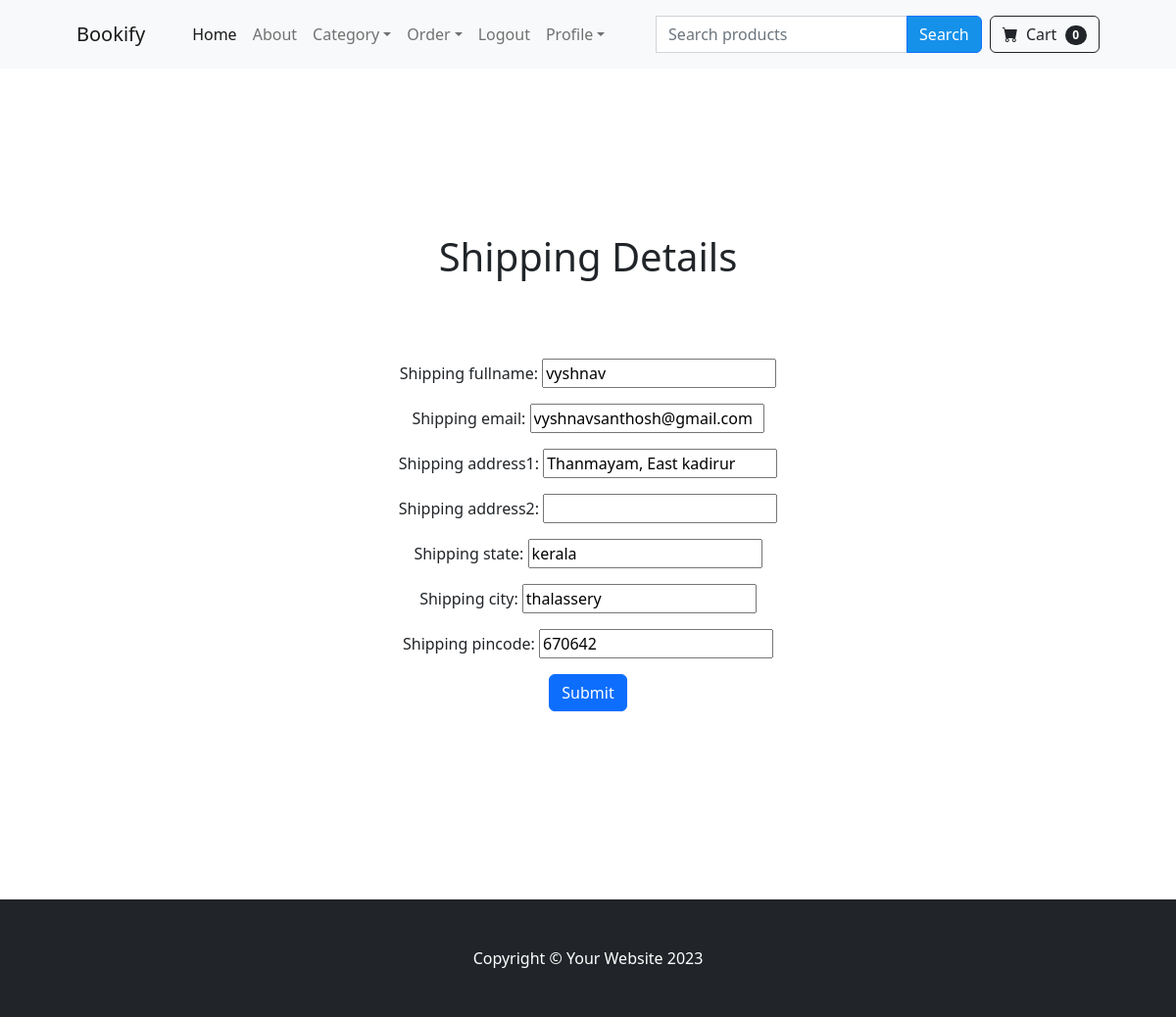
Screenshot of /payment/shipping_details/ (signed in) with the database file from the repository.
### payment/models.py (models this page shows, shortened)
class ShippingAddress(models.Model):
    user = models.ForeignKey(User, on_delete=models.CASCADE)
    shipping_fullname = models.CharField(max_length=100)
    shipping_email = models.CharField(max_length=100)
    shipping_address1 = models.CharField(max_length=100)
    shipping_address2 = models.CharField(max_length=100, null=True, blank=True)
    shipping_state = models.CharField(max_length=50)
    shipping_city = models.CharField(max_length=50)
    shipping_pincode = models.CharField(max_length=50)

### payment/views.py (the view, shortened to what this page needs)
# urls.py: path('shipping_details/', views.shipping_details , name = 'shipping_details'),
def shipping_details(request):
    if request.user.is_authenticated:
        try:
            shipping_user = ShippingAddress.objects.get(user__id=request.user.id)
            form = ShippingForm(request.POST or None, instance=shipping_user)
        except ShippingAddress.DoesNotExist:
            form = ShippingForm(request.POST or None)  # Create a new form if no address exists
            messages.warning(request, 'No shipping address found. Please fill out the form.')
    else:
        form = ShippingForm()
    return render(request, 'payment/shipping_details.html', {'form': form})

### payment/forms.py
class ShippingForm(forms.ModelForm):
    shipping_fullname = forms.CharField(required=False)
    shipping_email = forms.CharField(required=False)
    shipping_address1 = forms.CharField(required=False)
    shipping_address2 = forms.CharField(required=False)
    shipping_state = forms.CharField(required=False)
    shipping_city = forms.CharField(required=False)
    shipping_pincode = forms.CharField(required=False)
    class Meta:
        model = ShippingAddress
        fields = ['shipping_fullname', 'shipping_email', 'shipping_address1', 'shipping_address2', 'shipping_state', 'shipping_city', 'shipping_pincode']
        exclude = ['user',]

### cart/cart.py (called while the page is built)
    def __len__(self):
        return len(self.cart)

### cart/context_processors.py (called while the page is built)
def cart(request):
    return {'cart': Cart(request)}

### payment/templates/payment/shipping_details.html (shortened to what this page needs)
{% extends "base.html" %}
{% load static %}
{% block content %}
<center>
<br>
<br>
<br>
<br>
<br>
<br>
<br>
<form action="{% url 'shipping_details' %}" method="post">
    <h1 >Shipping Details</h1>
    <br>
    <br>
    <br>
    {{ form.as_p }}
    <button type="submit" class="btn btn-primary ">Submit</button>
</form>
<br>
<br>
<br>
<br>
<br>
<br>
<br>
<br>
</center>
{% endblock %}

### rows the page displays
ShippingAddress: shipping_fullname "vyshnav", shipping_email "vyshnavsanthosh@gmail.com", shipping_address1 "Thanmayam, East kadirur", shipping_state "kerala", shipping_city "thalassery", shipping_pincode "670642"

### other values shown
{{ cart|length }} "0"
